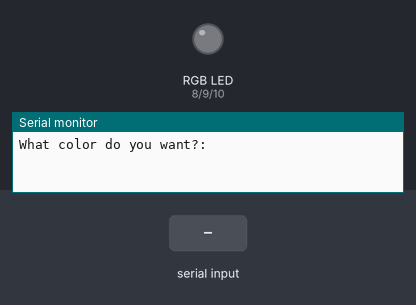
Bench run of a sketch on a simulated Arduino Uno, built with avr-gcc and run on an emulated ATmega328P. Shown: an RGB LED mixed from three pins (HIGH = lit), the last lines printed to the serial monitor. Inputs (shaded band) come from the test bench.

Above: at 1.2 s.
1.3 s: "red" received over Serial
At 3.2 s:
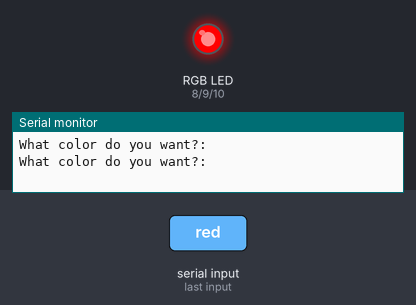
3.8 s: "green" received over Serial
At 5.2 s:
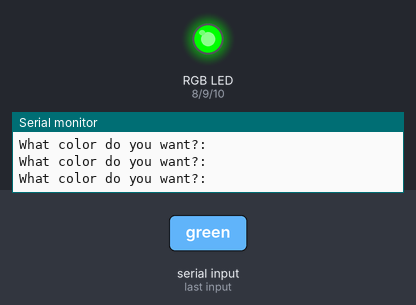
6.3 s: "blue" received over Serial
At 8.2 s:
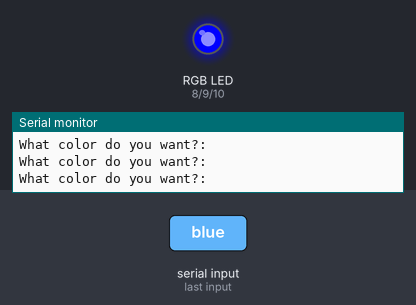
8.8 s: "purple" received over Serial
At 10.3 s:
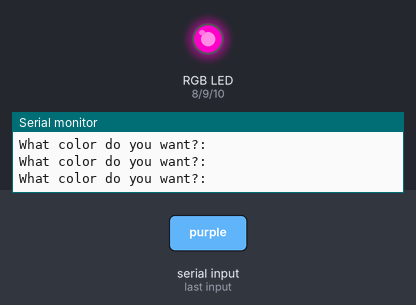
11.3 s: "blue" received over Serial
At 13.3 s:
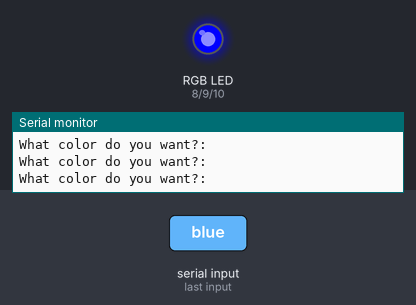
Timing chart, 0 to 14.8 s (numbered marks = the images above; inputs shaded):
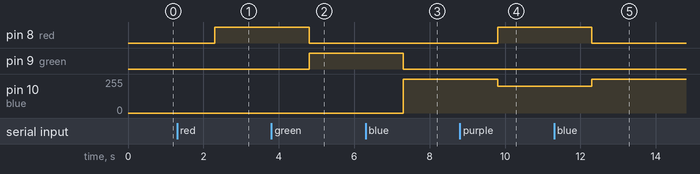

Measured:
- after the input at 1.3 s, pin 8 (red): LOW → HIGH after 1.0 s
- after the input at 3.8 s, pin 8 (red): HIGH → LOW after 1.0 s; pin 9 (green): LOW → HIGH after 1.0 s
- after the input at 6.3 s, pin 9 (green): HIGH → LOW after 1.0 s; pin 10 (blue): 0/255 → 255/255 after 1.0 s
- after the input at 8.8 s, pin 8 (red): LOW → HIGH after 1.0 s; pin 10 (blue): 255/255 → 200/255 after 1.0 s
- after the input at 11.3 s, pin 8 (red): HIGH → LOW after 1.0 s; pin 10 (blue): 200/255 → 255/255 after 1.0 s

The sketch:

RGB.ino
```cpp
int red = 8;
int green = 9;
int blue = 10;
String color;
String msg = "What color do you want?: ";

void setup() {
  // put your setup code here, to run once:
Serial.begin(9600);
pinMode(red, OUTPUT);
pinMode(green, OUTPUT);
pinMode(blue, OUTPUT);
}

void loop() {
  // put your main code here, to run repeatedly:
Serial.println(msg);
while (Serial.available() == 0)
{
}

color = Serial.readString();

if (color == "red")
{
  digitalWrite(red, HIGH);
  digitalWrite(green, LOW);
  digitalWrite(blue, LOW);
}

if (color == "green")
{
  digitalWrite(green, HIGH);
  digitalWrite(red, LOW);
  digitalWrite(blue, LOW);
}

if (color == "blue")
{
  digitalWrite(blue, HIGH);
  digitalWrite(red, LOW);
  digitalWrite(green, LOW);
}

if (color == "off")
{
  digitalWrite(blue, LOW);
  digitalWrite(red, LOW);
  digitalWrite(green, LOW);
}

if (color == "purple")
{
  analogWrite(blue, 200);
  analogWrite(red, 200);
  digitalWrite(green, LOW);
}

}
```
